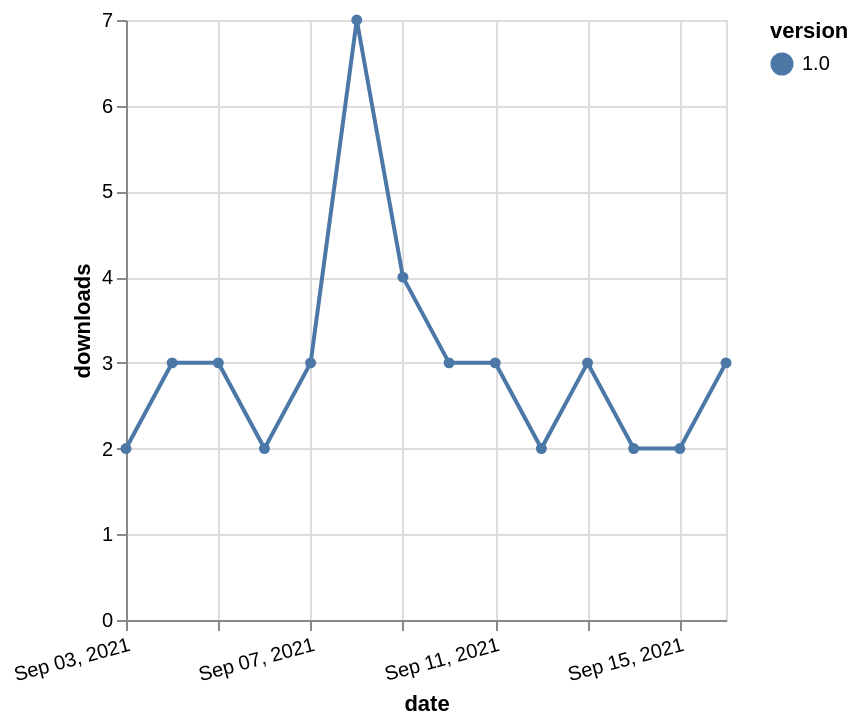

Write the Vega-Lite specification saved for this chart.
### Vega-Lite specification from a JSON file in a GitHub repository (floating-point values rounded to 4 significant figures)
{"$schema": "https://vega.github.io/schema/vega-lite/v5.json", "description": "A simple bar chart with embedded data.", "data": {"values": [{"date": "2021-09-03", "total": 5270, "delta": 2, "version": "1.0"}, {"date": "2021-09-04", "total": 5273, "delta": 3, "version": "1.0"}, {"date": "2021-09-05", "total": 5276, "delta": 3, "version": "1.0"}, {"date": "2021-09-06", "total": 5278, "delta": 2, "version": "1.0"}, {"date": "2021-09-07", "total": 5281, "delta": 3, "version": "1.0"}, {"date": "2021-09-08", "total": 5288, "delta": 7, "version": "1.0"}, {"date": "2021-09-09", "total": 5292, "delta": 4, "version": "1.0"}, {"date": "2021-09-10", "total": 5295, "delta": 3, "version": "1.0"}, {"date": "2021-09-11", "total": 5298, "delta": 3, "version": "1.0"}, {"date": "2021-09-12", "total": 5300, "delta": 2, "version": "1.0"}, {"date": "2021-09-13", "total": 5303, "delta": 3, "version": "1.0"}, {"date": "2021-09-14", "total": 5305, "delta": 2, "version": "1.0"}, {"date": "2021-09-15", "total": 5307, "delta": 2, "version": "1.0"}, {"date": "2021-09-16", "total": 5310, "delta": 3, "version": "1.0"}]}, "width": "container", "mark": {"type": "line", "point": {"filled": true}}, "encoding": {"x": {"field": "date", "type": "temporal", "timeUnit": "yearmonthdate", "title": "date", "axis": {"labelAngle": -15}}, "y": {"field": "delta", "type": "quantitative", "title": "downloads"}, "color": {"field": "version", "type": "nominal"}, "tooltip": {"field": "delta"}}}
